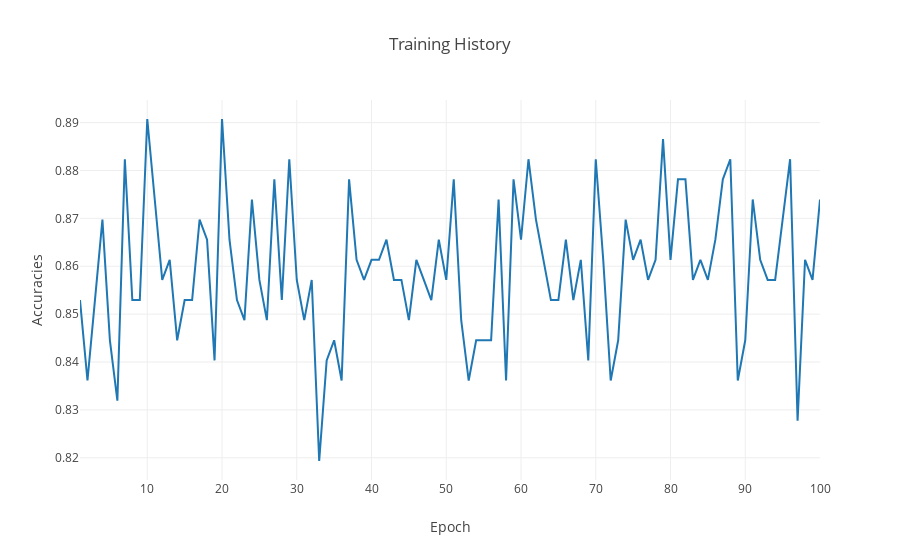

The notebook cell saved with this chart:
### Code cell
from plotly.offline import iplot
from plotly.offline import plot

accs = nn.history.history["acc"]
loss = nn.history.history["loss"]

accs_plot = go.Scatter(
    x=[x for x in range(1,len(accs)+1)],
    y=accs,
    mode="lines",
    name="line plot"
)

data = [accs_plot]

layout = go.Layout(
    title= "Training History",
    yaxis= {"title":"Accuracies"},
    xaxis={"title":"Epoch"}
)

fig = go.Figure(data=data, layout=layout)


iplot(fig)

### Figure 1 — Plotly figure (JSON) as saved in the notebook; plotly's stock layout.template omitted (floating-point values rounded to 4 significant figures)
{"data": [{"mode": "lines", "name": "line plot", "type": "scatter", "uid": "779751d4-710b-43fd-acae-5dfb92e5fa95", "x": [1, 2, 3, 4, 5, 6, 7, 8, 9, 10, 11, 12, 13, 14, 15, 16, 17, 18, 19, 20, 21, 22, 23, 24, 25, 26, 27, 28, 29, 30, 31, 32, 33, 34, 35, 36, 37, 38, 39, 40, 41, 42, 43, 44, 45, 46, 47, 48, 49, 50, 51, 52, 53, 54, 55, 56, 57, 58, 59, 60, 61, 62, 63, 64, 65, 66, 67, 68, 69, 70, 71, 72, 73, 74, 75, 76, 77, 78, 79, 80, 81, 82, 83, 84, 85, 86, 87, 88, 89, 90, 91, 92, 93, 94, 95, 96, 97, 98, 99, 100], "y": [0.8529, 0.8361, 0.8529, 0.8697, 0.8445, 0.8319, 0.8824, 0.8529, 0.8529, 0.8908, 0.8739, 0.8571, 0.8613, 0.8445, 0.8529, 0.8529, 0.8697, 0.8655, 0.8403, 0.8908, 0.8655, 0.8529, 0.8487, 0.8739, 0.8571, 0.8487, 0.8782, 0.8529, 0.8824, 0.8571, 0.8487, 0.8571, 0.8193, 0.8403, 0.8445, 0.8361, 0.8782, 0.8613, 0.8571, 0.8613, 0.8613, 0.8655, 0.8571, 0.8571, 0.8487, 0.8613, 0.8571, 0.8529, 0.8655, 0.8571, 0.8782, 0.8487, 0.8361, 0.8445, 0.8445, 0.8445, 0.8739, 0.8361, 0.8782, 0.8655, 0.8824, 0.8697, 0.8613, 0.8529, 0.8529, 0.8655, 0.8529, 0.8613, 0.8403, 0.8824, 0.8613, 0.8361, 0.8445, 0.8697, 0.8613, 0.8655, 0.8571, 0.8613, 0.8866, 0.8613, 0.8782, 0.8782, 0.8571, 0.8613, 0.8571, 0.8655, 0.8782, 0.8824, 0.8361, 0.8445, 0.8739, 0.8613, 0.8571, 0.8571, 0.8697, 0.8824, 0.8277, 0.8613, 0.8571, 0.8739]}], "layout": {"autosize": true, "title": {"text": "Training History"}, "xaxis": {"autorange": true, "range": [1, 100], "title": {"text": "Epoch"}, "type": "linear"}, "yaxis": {"autorange": true, "range": [0.8154, 0.8947], "title": {"text": "Accuracies"}, "type": "linear"}}}
